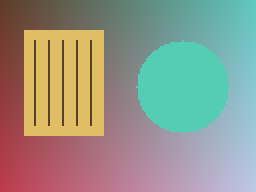
#> input picture images/sample.png, 128 x 96 px (shown 2 times larger)
$ python HSIToRGB.py
#> lines starting #> are read from the running program, lines starting #| are printed output that depends on the picture; after the words box and inside, x2 and y2 are one past the last pixel; in counts of white or black regions, pixels touching at a corner belong together
import cv2
import numpy as np
import matplotlib.pyplot as plt
from pathlib import Path

# DIP-Lab1.pdf, pages 66, 67, 68.
# Change Img_path to use your own image.
Img_path = str(Path(__file__).resolve().parents[1] / 'images' / 'sample.png')
img = cv2.imread(Img_path)
#> img is the input picture: shape (96, 128, 3); mean B, G, R 136.8, 149.8, 148.3
if img is None:
    raise SystemExit('Image not found! Check Img_path.')

input_mode = 'Image round trip'
hue = 60
saturation = 0.5
intensity = 0.5

# Calculation
rgb = cv2.cvtColor(img, cv2.COLOR_BGR2RGB).astype(float) / 255
R, G, B = rgb[:, :, 0], rgb[:, :, 1], rgb[:, :, 2]
I = (R + G + B) / 3
total = R + G + B
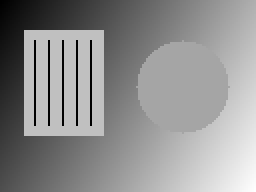
#> total: shape (96, 128) float64 (shown 2 times larger); min 0.765, max 2.43, mean 1.71; drawn with min black and max white
S = np.zeros_like(I)
mask = total > 0
#> mask: shape (96, 128) bool; every value is 1
S[mask] = 1 - 3 * np.minimum(np.minimum(R, G), B)[mask] / total[mask]
numerator = 0.5 * ((R - G) + (R - B))
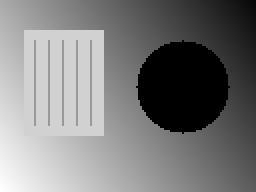
#> numerator: shape (96, 128) float64 (shown 2 times larger); min -0.422, max 0.475, mean 0.0195; drawn with min black and max white
denominator = np.sqrt((R - G) ** 2 + (R - B) * (G - B))
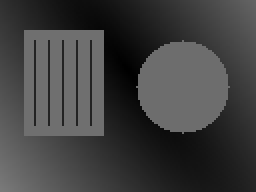
#> denominator: shape (96, 128) float64 (shown 2 times larger); min 0, max 0.478, mean 0.255
ratio = np.divide(numerator, denominator, out=np.ones_like(I), where=denominator > 1e-12)
theta = np.arccos(np.clip(ratio, -1, 1))
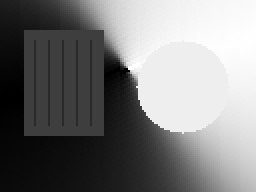
#> theta: shape (96, 128) float64 (shown 2 times larger); min 0, max 3.14, mean 1.51; drawn with min black and max white
H = np.degrees(np.where(B <= G, theta, 2 * np.pi - theta))
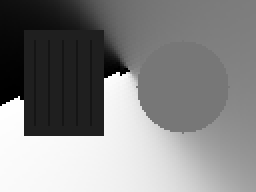
#> H: shape (96, 128) float64 (shown 2 times larger); min 0, max 359.4, mean 186.7; drawn with min black and max white
H[S <= 1e-12] = 0
if input_mode == 'Numeric HSI':
    H = np.full(img.shape[:2], hue, dtype=float)
    S = np.full(img.shape[:2], saturation, dtype=float)
    I = np.full(img.shape[:2], intensity, dtype=float)
angle = np.radians(H % 360)
R = np.zeros_like(I)
G = np.zeros_like(I)
B = np.zeros_like(I)
for sector in range(3):
    selected = (angle >= sector * 2 * np.pi / 3) & (angle < (sector + 1) * 2 * np.pi / 3)
    local = angle[selected] - sector * 2 * np.pi / 3
    low = I[selected] * (1 - S[selected])
    high = I[selected] * (1 + S[selected] * np.cos(local) / np.cos(np.pi / 3 - local))
    middle = 3 * I[selected] - low - high
    if sector == 0:
        R[selected], G[selected], B[selected] = high, middle, low
    elif sector == 1:
        R[selected], G[selected], B[selected] = low, high, middle
    else:
        R[selected], G[selected], B[selected] = middle, low, high
#> this loop made 3 passes
#> pass 1, `selected = (angle >= sector * 2 * np.pi / 3) & (angle < (sector + 1) *..`:
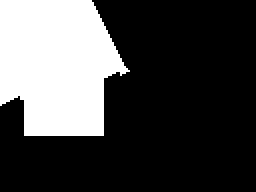
#> selected: shape (96, 128) bool (shown 2 times larger); 28.1% white; 1 white region, box (x1, y1, x2, y2) and area: (0, 0, 65, 68) 3451
#> pass 3, `selected = (angle >= sector * 2 * np.pi / 3) & (angle < (sector + 1) *..`:
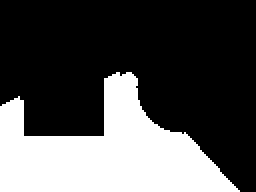
#> selected: shape (96, 128) bool (shown 2 times larger); 31.6% white; 1 white region, box (x1, y1, x2, y2) and area: (0, 36, 120, 96) 3879
rgb_values = np.stack((R, G, B), axis=2)
clipped = int(np.count_nonzero((rgb_values < -1e-10) | (rgb_values > 1 + 1e-10)))
#> clipped = 0
rgb_result = np.clip(np.round(rgb_values * 255), 0, 255).astype(np.uint8)
result = cv2.cvtColor(rgb_result, cv2.COLOR_RGB2BGR)
details = {'clipped_channel_values': clipped, 'note': 'HSI combinations outside the RGB gamut are clipped for display.'}
details['input'] = input_mode
details['center_rgb'] = rgb_result[result.shape[0] // 2, result.shape[1] // 2].tolist()
if input_mode == 'Image round trip':
    details['reconstruction_mse'] = float(np.mean((img.astype(float) - result.astype(float)) ** 2))

print("Input mode:", input_mode)
print("Center RGB:", details["center_rgb"])
#| Center RGB: [143, 130, 136]
print("Clipped channel values:", clipped)
#| Clipped channel values: 0
if input_mode == "Image round trip":
    print("Reconstruction MSE:", details["reconstruction_mse"])
#| Reconstruction MSE: 0.0


# Display
plt.figure(figsize=(10, 4))

plt.subplot(1, 2, 1)
plt.imshow(I, cmap="gray", vmin=0, vmax=1)
plt.title('Original Intensity (I)')
plt.axis("off")

plt.subplot(1, 2, 2)
plt.imshow(cv2.cvtColor(result, cv2.COLOR_BGR2RGB))
plt.title('HSI to RGB')
plt.axis("off")

plt.tight_layout()

plt.show()
